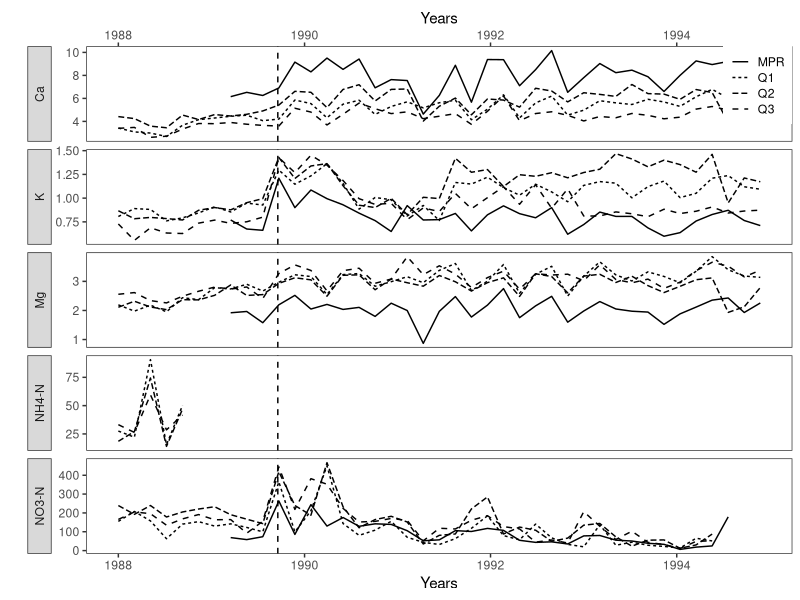

The R script that drew this image:
## ---- chunk 1

library(tidyverse)

fig3_long <- read_csv("../output/fig3_long.csv")
## ---- chunk 2

ggplot(
  data = fig3_long,
  mapping = aes(x = window_start, y = concentration, linetype = Sample_ID)
) +
  geom_line() +
  geom_vline(xintercept = ymd("1989-09-18"), linetype = 2) +
  theme_bw() +
  theme(
    panel.grid.major = element_blank(),
    panel.grid.minor = element_blank(),
    legend.title = element_blank(),
    legend.position = "inside",
    legend.justification = c("right", "top"),
    legend.key.height = unit(.4, "cm"),
    legend.key.width = unit(.5, "cm"),
    strip.placement = "outside"
  ) +
  labs(x = "Years", y = "") +
  scale_x_date(sec.axis = dup_axis()) +
  facet_grid(nutrients ~ ., scales = "free_y", switch = "y")
